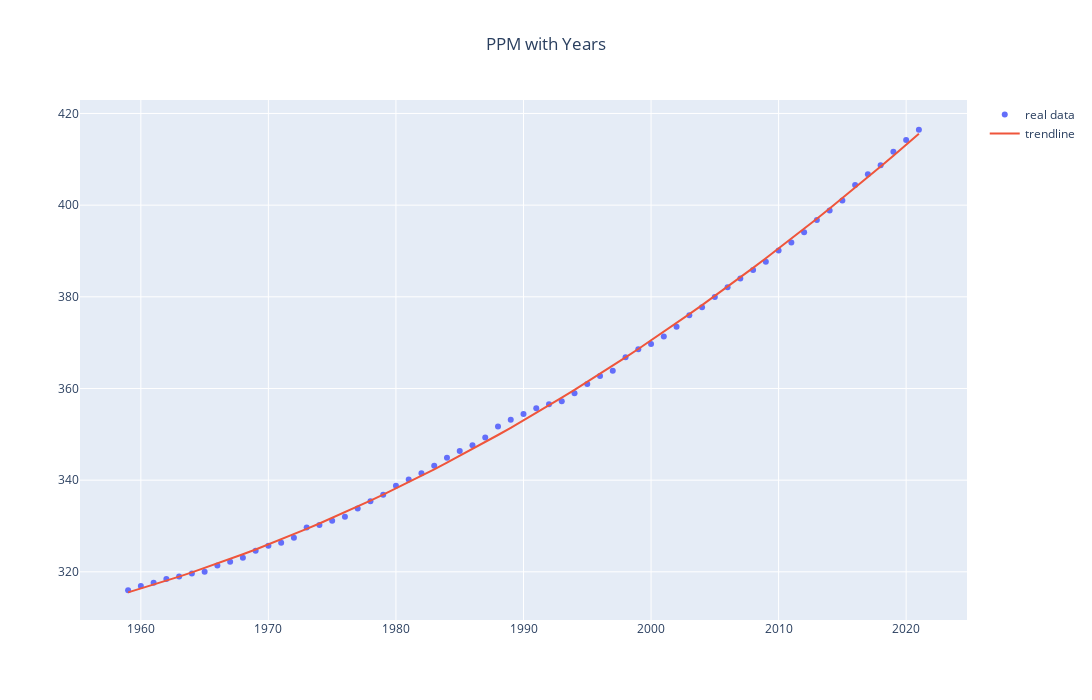
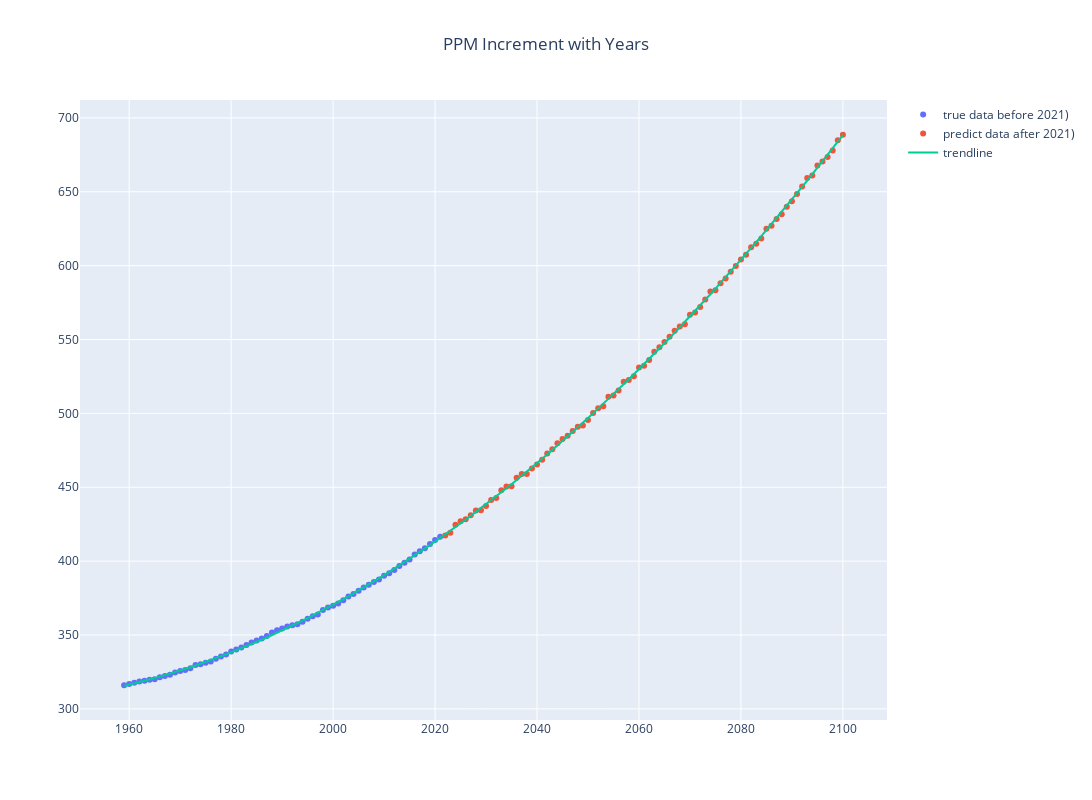

Notebook code for these charts, in order:
### Code cell
import matplotlib.pyplot as plt
import numpy as np
import pandas as pd
import plotly.graph_objects as go
from sklearn.metrics import r2_score 


fig = go.Figure()

# 已有数据
df = pd.read_excel('2022_HiMCM_Data-B-co2.xlsx',sheet_name="origin")
year = df['Year'].tolist()
ppm = df['PPM'].tolist()

fig.add_traces(go.Scatter(x=year, y=ppm, mode = "markers", name = "real data"))


coef = np.polyfit(year, ppm, 2)
ppm_fit= np.polyval(coef, year)


fig.add_traces(go.Scatter(x=year, y=ppm_fit, mode = "lines", name = "trendline"))

fig.update_layout( 
        title='PPM with Years',
        title_x=0.5,
        # autosize=False,
        width=1500,
        height=700,
    )
fig.show()


R_square = r2_score(ppm, ppm_fit) 
print('Coefficient of Determination (R^2): ', R_square) 

print(len(year))

# y = ax^2 + bx + c
a = coef[0]
b = coef[1]
c = coef[2]

print("y = %.3f * X^2 + %.3f * X + %.3f" % (a, b, c))


def get_poly2(year):
    return a * year * year + b * year + c


maxrange = 0.0

print("Poly2 Prediction Results:")
for i in range(1959, 2022):
    pdict = get_poly2(i)
    dd = pdict - ppm[i-1959]  #difference
    if np.abs(dd) - maxrange > 0.001 :
        maxrange = np.abs(dd) 
    # print('Year-%d : %.2f -> %.2f' % (i, pdict, dd))

maxrange = maxrange
print("fit max deviation: %.3f" % (maxrange))


for i in range(2022, 2101):
    randft = np.random.default_rng().uniform(low=-1*maxrange, high=maxrange)
    pdict = get_poly2(i) + randft
    # print('Year-%d : %.2f' % (i, pdict))

fig = go.Figure()


ystart = 1959
yend_true_data = 2021
yend = 2101

year = np.linspace(ystart, yend-1,yend - ystart )


pdict = np.empty(0,dtype=np.float64)
pdict_scatter = np.empty(0,dtype=np.float64)


for y in range(ystart, yend):
    predict = get_poly2(y)
    pdict = np.append(pdict, predict)

    if y <= yend_true_data:
        # use the real/true numbers.
        pdict_scatter = np.append(pdict_scatter, ppm[y-ystart])
        
    else :
        randft = np.random.uniform(low=-1*maxrange, high=maxrange)
        pdict_scatter = np.append(pdict_scatter, predict + randft)



fig.add_traces(go.Scatter(x=year[:yend_true_data-ystart+1], y=pdict_scatter[:yend_true_data-ystart+1], mode = "markers", name = "true data before 2021)"))
fig.add_traces(go.Scatter(x=year[yend_true_data-ystart+1:], y=pdict_scatter[yend_true_data-ystart+1:], mode = "markers", name = "predict data after 2021)"))
fig.add_traces(go.Scatter(x=year, y=pdict, mode = "lines", name = "trendline"))

fig.update_layout( 
        title='PPM Increment with Years',
        title_x=0.5,
        # autosize=False,
        width=1800,
        height=800,
    )
fig.show()

### Figure 1 — Plotly figure (JSON) as saved in the notebook; plotly's stock layout.template omitted (floating-point values rounded to 4 significant figures)
{"data": [{"mode": "markers", "name": "real data", "type": "scatter", "x": [1959, 1960, 1961, 1962, 1963, 1964, 1965, 1966, 1967, 1968, 1969, 1970, 1971, 1972, 1973, 1974, 1975, 1976, 1977, 1978, 1979, 1980, 1981, 1982, 1983, 1984, 1985, 1986, 1987, 1988, 1989, 1990, 1991, 1992, 1993, 1994, 1995, 1996, 1997, 1998, 1999, 2000, 2001, 2002, 2003, 2004, 2005, 2006, 2007, 2008, 2009, 2010, 2011, 2012, 2013, 2014, 2015, 2016, 2017, 2018, 2019, 2020, 2021], "y": [316.0, 316.9, 317.6, 318.4, 319.0, 319.6, 320.0, 321.4, 322.2, 323.1, 324.6, 325.7, 326.3, 327.5, 329.7, 330.2, 331.1, 332.0, 333.8, 335.4, 336.8, 338.8, 340.1, 341.5, 343.1, 344.9, 346.4, 347.6, 349.3, 351.7, 353.2, 354.4, 355.7, 356.5, 357.2, 359.0, 361.0, 362.7, 363.9, 366.8, 368.5, 369.7, 371.3, 373.4, 376.0, 377.7, 380.0, 382.1, 384.0, 385.8, 387.6, 390.1, 391.9, 394.1, 396.7, 398.8, 401.0, 404.4, 406.8, 408.7, 411.7, 414.2, 416.4]}, {"mode": "lines", "name": "trendline", "type": "scatter", "x": [1959, 1960, 1961, 1962, 1963, 1964, 1965, 1966, 1967, 1968, 1969, 1970, 1971, 1972, 1973, 1974, 1975, 1976, 1977, 1978, 1979, 1980, 1981, 1982, 1983, 1984, 1985, 1986, 1987, 1988, 1989, 1990, 1991, 1992, 1993, 1994, 1995, 1996, 1997, 1998, 1999, 2000, 2001, 2002, 2003, 2004, 2005, 2006, 2007, 2008, 2009, 2010, 2011, 2012, 2013, 2014, 2015, 2016, 2017, 2018, 2019, 2020, 2021], "y": [315.5, 316.3, 317.2, 318.1, 319.0, 319.9, 320.8, 321.8, 322.8, 323.8, 324.9, 326.0, 327.1, 328.2, 329.4, 330.5, 331.8, 333.0, 334.2, 335.5, 336.9, 338.2, 339.6, 340.9, 342.4, 343.8, 345.3, 346.8, 348.3, 349.9, 351.4, 353.0, 354.7, 356.3, 358.0, 359.7, 361.4, 363.2, 365.0, 366.8, 368.6, 370.5, 372.4, 374.3, 376.2, 378.2, 380.2, 382.2, 384.2, 386.3, 388.4, 390.5, 392.7, 394.8, 397.0, 399.3, 401.5, 403.8, 406.1, 408.4, 410.8, 413.2, 415.6]}], "layout": {"height": 700, "title": {"text": "PPM with Years", "x": 0.5}, "width": 1500}}

### Figure 2 — Plotly figure (JSON) as saved in the notebook; plotly's stock layout.template omitted (floating-point values rounded to 4 significant figures; data arrays with more than 128 entries replaced by an {"elided": "..."} marker saying what was removed)
{"data": [{"mode": "markers", "name": "true data before 2021)", "type": "scatter", "x": [1959, 1960, 1961, 1962, 1963, 1964, 1965, 1966, 1967, 1968, 1969, 1970, 1971, 1972, 1973, 1974, 1975, 1976, 1977, 1978, 1979, 1980, 1981, 1982, 1983, 1984, 1985, 1986, 1987, 1988, 1989, 1990, 1991, 1992, 1993, 1994, 1995, 1996, 1997, 1998, 1999, 2000, 2001, 2002, 2003, 2004, 2005, 2006, 2007, 2008, 2009, 2010, 2011, 2012, 2013, 2014, 2015, 2016, 2017, 2018, 2019, 2020, 2021], "y": [316.0, 316.9, 317.6, 318.4, 319.0, 319.6, 320.0, 321.4, 322.2, 323.1, 324.6, 325.7, 326.3, 327.5, 329.7, 330.2, 331.1, 332.0, 333.8, 335.4, 336.8, 338.8, 340.1, 341.5, 343.1, 344.9, 346.4, 347.6, 349.3, 351.7, 353.2, 354.4, 355.7, 356.5, 357.2, 359.0, 361.0, 362.7, 363.9, 366.8, 368.5, 369.7, 371.3, 373.4, 376.0, 377.7, 380.0, 382.1, 384.0, 385.8, 387.6, 390.1, 391.9, 394.1, 396.7, 398.8, 401.0, 404.4, 406.8, 408.7, 411.7, 414.2, 416.4]}, {"mode": "markers", "name": "predict data after 2021)", "type": "scatter", "x": [2022, 2023, 2024, 2025, 2026, 2027, 2028, 2029, 2030, 2031, 2032, 2033, 2034, 2035, 2036, 2037, 2038, 2039, 2040, 2041, 2042, 2043, 2044, 2045, 2046, 2047, 2048, 2049, 2050, 2051, 2052, 2053, 2054, 2055, 2056, 2057, 2058, 2059, 2060, 2061, 2062, 2063, 2064, 2065, 2066, 2067, 2068, 2069, 2070, 2071, 2072, 2073, 2074, 2075, 2076, 2077, 2078, 2079, 2080, 2081, 2082, 2083, 2084, 2085, 2086, 2087, 2088, 2089, 2090, 2091, 2092, 2093, 2094, 2095, 2096, 2097, 2098, 2099, 2100], "y": [417.4, 419.1, 424.6, 426.9, 428.3, 431.1, 434.3, 434.5, 437.3, 441.3, 442.7, 448.0, 450.5, 450.7, 456.5, 459.0, 458.9, 462.7, 465.4, 468.6, 472.9, 475.8, 479.8, 482.6, 484.9, 488.1, 491.0, 491.8, 495.6, 500.2, 503.4, 504.8, 511.2, 512.1, 515.5, 521.5, 522.5, 525.2, 531.0, 532.3, 536.2, 541.7, 544.7, 548.2, 551.9, 555.9, 558.7, 560.4, 566.8, 568.2, 572.1, 577.1, 582.4, 583.3, 588.1, 591.3, 595.8, 599.7, 604.1, 607.3, 612.5, 614.8, 618.3, 625.0, 627.0, 631.5, 634.8, 639.9, 643.5, 648.4, 653.6, 659.4, 661.0, 667.8, 670.4, 673.6, 677.9, 684.9, 688.6]}, {"mode": "lines", "name": "trendline", "type": "scatter", "x": {"elided": "142 int values"}, "y": {"elided": "142 float values"}}], "layout": {"height": 800, "title": {"text": "PPM Increment with Years", "x": 0.5}, "width": 1800}}
